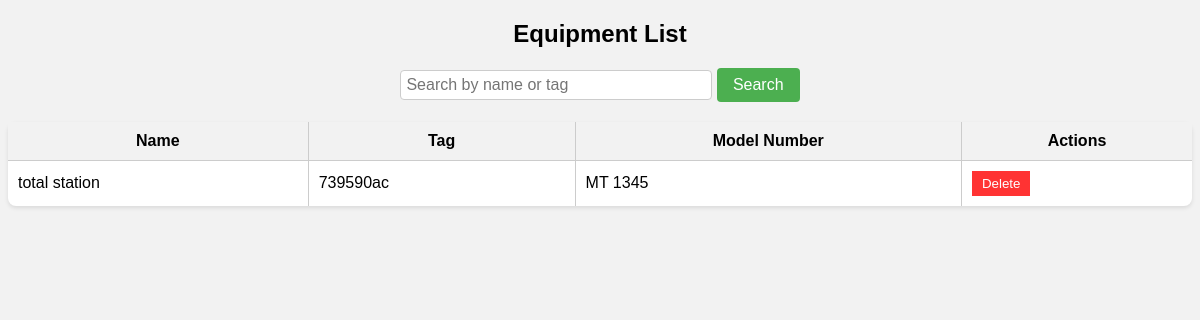
Before: /equipment-list/ with the older database file.
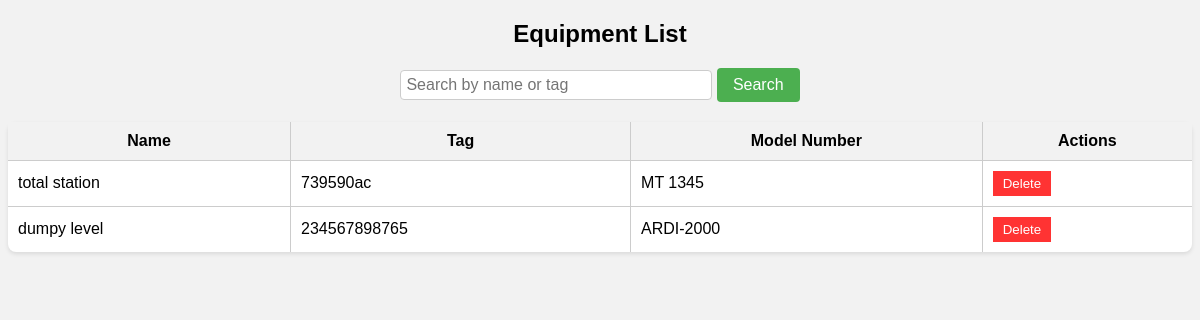
After: the same page with the newer database file.
### equipments/models.py (models this page shows, shortened)
class Equipment(models.Model):
    name = models.CharField(max_length=100)
    tag = models.CharField(max_length=100, unique=True)
    model_number = models.CharField(max_length=100)

### equipments/views.py (the view)
# urls.py: path('equipment-list/', views.equipment_list, name='equipment_list'),
def equipment_list(request):
    equipment = Equipment.objects.all()
    return render(request, 'equipment_list.html', {'equipment': equipment})

### equipments/templates/equipment_list.html (shortened to what this page needs)
<!DOCTYPE html>
<html>
<head>
</head>
<body>
    <h2>Equipment List</h2>
    <div class="search-form">
        <input type="text" id="search-input" placeholder="Search by name or tag">
        <button type="button" onclick="searchEquipment()">Search</button>
    </div>
    {% if equipment %}
        <table id="equipment-table">
            <thead>
                <tr>
                    <th>Name</th>
                    <th>Tag</th>
                    <th>Model Number</th>
                    <th>Actions</th>
                </tr>
            </thead>
            <tbody>
                {% for item in equipment %}
                    <tr>
                        <td>{{ item.name }}</td>
                        <td>{{ item.tag }}</td>
                        <td>{{ item.model_number }}</td>
                        <td>
                            <form action="{% url 'delete_equipment' item.id %}" method="POST" onsubmit="return confirm('Are you sure you want to delete this equipment?');">
                                <button class="delete-button" type="submit">Delete</button>
                            </form>
                        </td>
                    </tr>
                {% endfor %}
            </tbody>
        </table>
    {% else %}
        <p>No equipment found.</p>
    {% endif %}
</body>
</html>

Changed rows visible on the page:
added Equipment: name "dumpy level", tag "234567898765", model_number "ARDI-2000"
